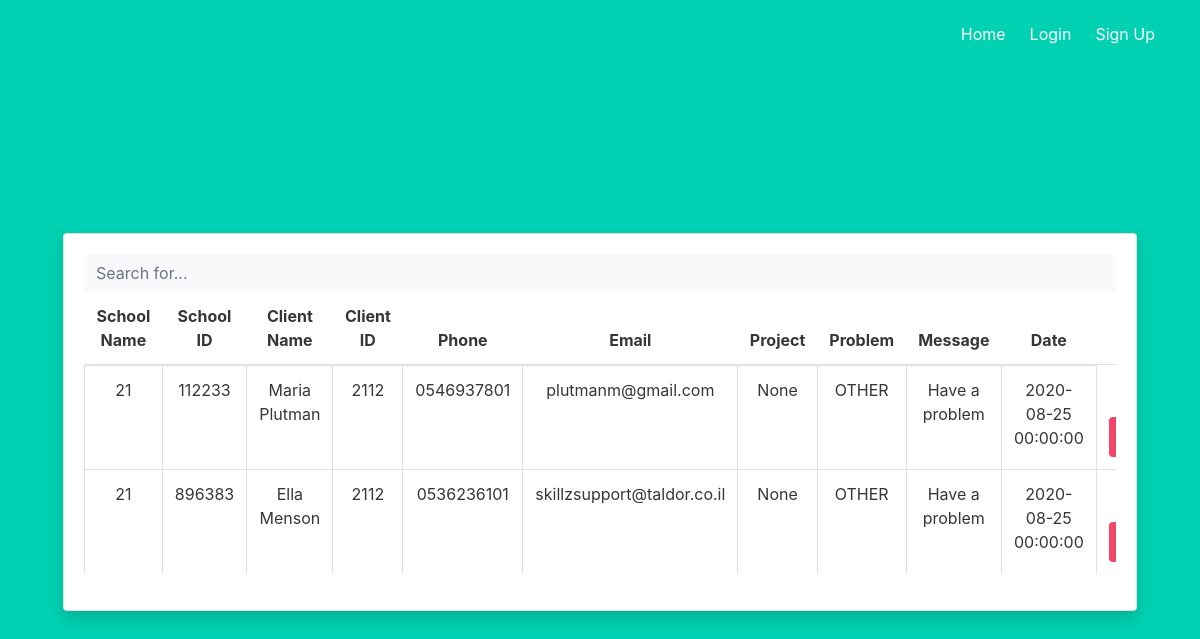
/tables, run on an earlier commit of the app's database.
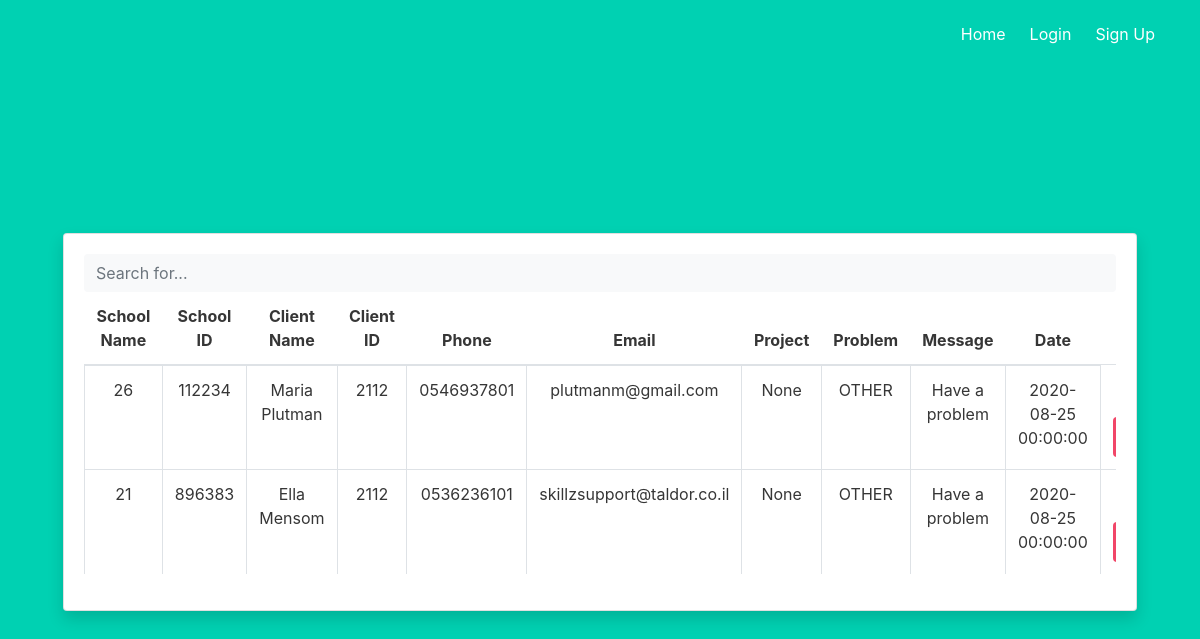
And on a later commit of the database.
### project/models.py (models this page shows, shortened)
class Request(UserMixin, db.Model):
    __searchable__ = ['username','client_id','school_name','school_id','project_id']
    id = db.Column(db.Integer, primary_key=True)
    username = db.Column(db.String(50), nullable=False)
    client_id = db.Column(db.String(50), nullable=False)
    school_name = db.Column(db.String(50))
    school_id = db.Column(db.String(50), nullable=False)
    phone = db.Column(db.String(50))
    email = db.Column(db.String(50))
    problem = db.Column(db.String(100), nullable=False)
    message = db.Column(db.String(100),nullable=False)
    project_id = db.Column(db.Integer, db.ForeignKey('project.id'))
    r_date = db.Column(db.DateTime, default=date.today)

### project/auth_blueprint.py (the view)
@auth.route('/tables')
def tables():
    data = Request.query.all()
    return render_template('tables.html', requests=data)

### project/templates/tables.html (shortened to what this page needs)
{% extends "base.html" %}
{% block content %}
<body id="page-top">
          <div class="card shadow mb-4">
            <div class="card-body">
              <div class="table-responsive">
                <table class="table table-bordered" id="dataTable" width="100%" cellspacing="0">
                  <thead>
                        <input type="text" class="form-control bg-light border-0 small" placeholder="Search for..." aria-label="Search" aria-describedby="basic-addon2" id="livebox">
                    <tr>
                      <th>School Name</th>
                      <th>School ID</th>
                      <th>Client Name</th>
                      <th>Client ID</th>
                      <th>Phone</th>
                      <th>Email</th>
                      <th>Project</th>
                      <th>Problem</th>
                      <th>Message</th>
                      <th>Date</th>
                    </tr>
                  </thead>
                  <tbody>
                    {% for request in requests %}
                    <tr>
                      <td>{{ request.school_name }}</td>
                      <td>{{ request.school_id }}</td>
                      <td>{{ request.username }}</td>
                      <td>{{ request.client_id }}</td>
                      <td>{{ request.phone }}</td>
                      <td>{{ request.email }}</td>
                      <td>{{ request.project }}</td>
                      <td>{{ request.problem }}</td>
                      <td>{{ request.message }}</td>
                      <td>{{ request.r_date }}</td>
                      <td>
                        <a href="/delete/{{request.id}}" class="button is-danger is-normal" onclick="return confirm('Are You Sure To Delete ?')">Delete</a>
                    </td>
                    </tr>
                    {% endfor %}
                  </tbody>
                </table>
              </div>
            </div>
          </div>
{% endblock %}

### project/templates/base.html (shortened to what this page needs)
<!DOCTYPE html>
<html>
<head>
    <link rel="stylesheet" href="https://cdnjs.cloudflare.com/ajax/libs/bulma/0.7.2/css/bulma.min.css" />
    <link rel="stylesheet" href="https://stackpath.bootstrapcdn.com/bootstrap/4.1.3/css/bootstrap.min.css">
</head>
<body>
    <section class="hero is-primary is-fullheight">
        <div class="hero-head">
            <nav class="navbar">
                <div class="container">
                    <div id="navbarMenuHeroA" class="navbar-menu">
                        <div class="navbar-end">
                            <a href="{{ url_for('main.index') }}" class="navbar-item">
                                Home
                            </a>
                            {% if not current_user.is_authenticated %}
                            <a href="{{ url_for('auth.login') }}" class="navbar-item">
                                Login
                            </a>
                            <a href="{{ url_for('auth.signup') }}" class="navbar-item">
                                Sign Up
                            </a>
                            {% endif %}
                        </div>
                    </div>
                </div>
            </nav>
        </div>
        <div class="hero-body">
            <div class="container has-text-centered">
                {% block content %}
                {% endblock %}
</body>
</html>

What changed in the data, as far as the page shows it:
changed Request "Maria Plutman": school_name "21" → "26"; school_id "112233" → "112234"
changed Request "skillzsupport@taldor.co.il": username "Ella Menson" → "Ella Mensom"
